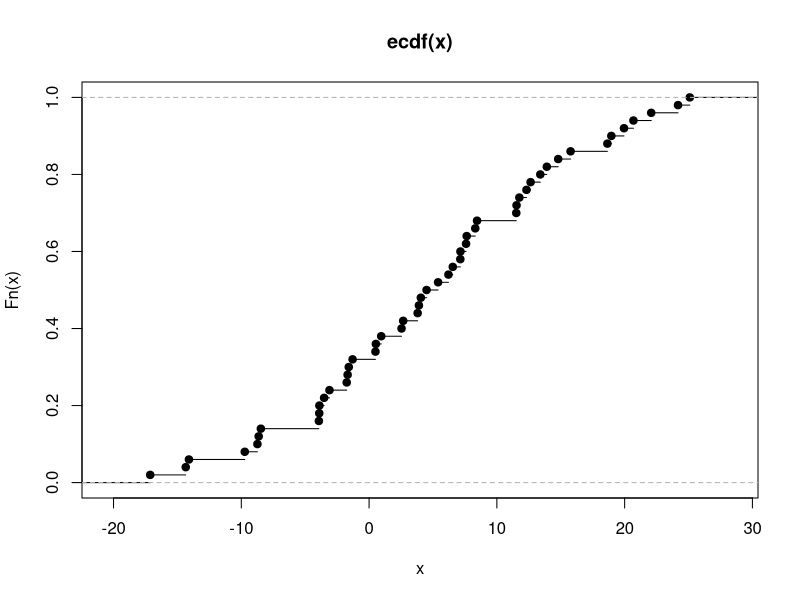
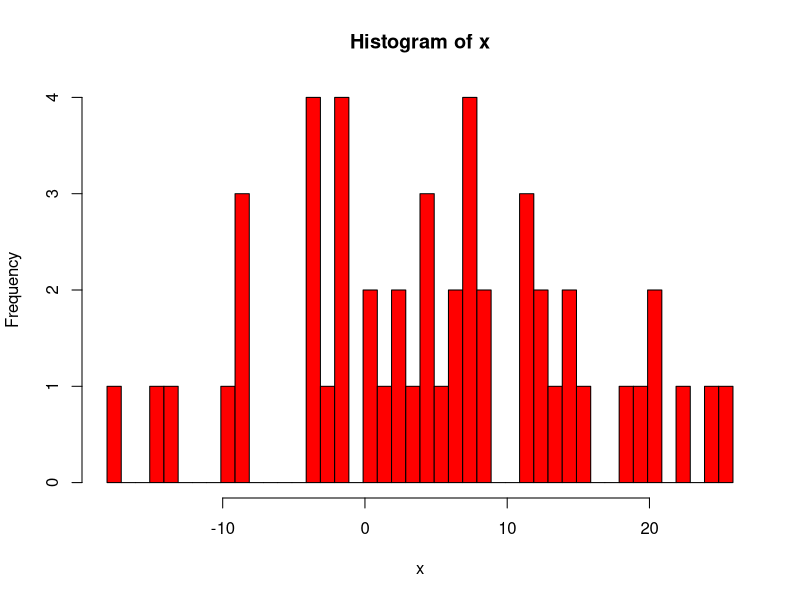
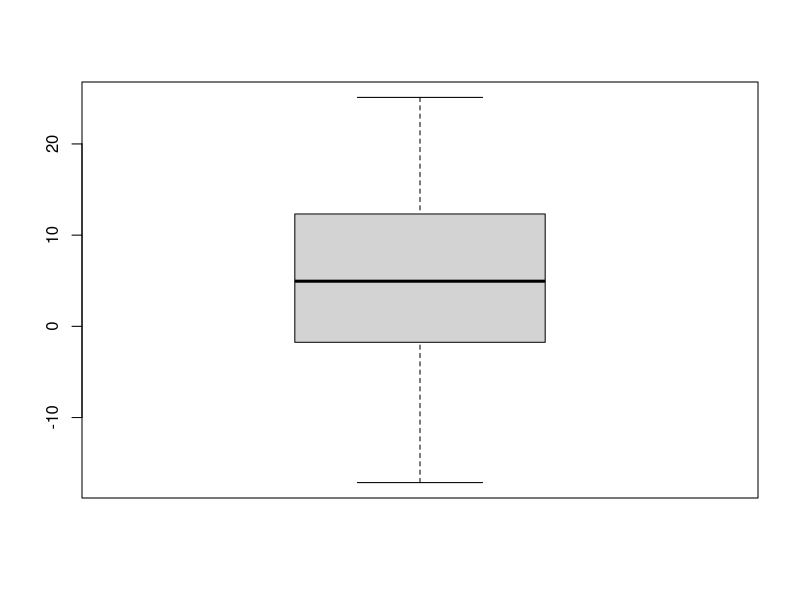

Here is the R script that generated these plots, in order:
#Вариант 4.
###############################################################
###############################################################
# N. 2.
###############################################################
###############################################################

#Данные эксперимента
a2 = 0.02; c = 3.00; d = 15.00; h = 4.00; a0 = 5.00; sigma0 = 10.00; a1 = -28.00; sigma1 = 10.00;
x<-c(3.90, -3.89, 12.32, 15.77, -17.13, 13.91, -1.68, -3.93, 24.18, -1.29, -8.47, 0.50, 18.96, 7.59, 20.69, 19.95, 11.54, 0.53, -3.10, -14.35, 
      -1.59, 3.80, -14.10, -8.74, 18.65, 7.64, 7.14, 22.08, 14.80, 25.10, 0.95, 7.15, 2.67, 11.76, -3.90, 4.05, 8.45, 6.55, 2.54, -9.73, 11.52, 8.31, 
      13.40, 4.50, -1.75, 5.40, -3.52, -8.64, 12.64, 6.21);
################################################################
#а.1. Получим вариационный ряд
x<-sort(x); x

#a.2. Эмпириеская функция распределения, принимающая в точке x значение, 
#равное отношению числа наблюдений, меньших x, к общему числу наблюдений
empirical_function<-function(x,t){z<-x[x<t]; length(z)/length(x)};
#её график
plot(ecdf(x));

#a.3. Построим гистограмму частот от -1 до 6 с шагом 1.
#Значения попавшие на границу интерваловбудут отнесены в правый интервалл
hist(x,breaks=c(min(x-1):max(x+1)),freq=TRUE,right=TRUE,col="red");


################################################################
#b.1. Вычислим математическое ожидание
mean<-sum(x)/length(x); mean;

#b.2. Вычислим дисперсию
var<-sum(x^2)/length(x)-mean^2; var;

#b.3. Вычислим медиану
sqd<-sqrt(var);
#график 1-3
boxplot(x)

#b.4. Вычислим асимметрию
asm<-sum((x-mean)^3)/length(x)/var^(3/2); asm;

#b.5. Вычислим эксцесс
exc<-sum((x-mean)^4)/length(x)/var^2-3; exc;

#b.6. Вычислим вероятность P(X принадлеж [c, d]
Pab<- length(x[c <= x & x <= d]) /  length(x); Pab;


################################################################
#Предположим, что исходные наблюдения являются выборкой из норм. распределения
#c.1. Построим оценку максимального правдоподбия параметров (a, sigma^2)

################################################################
#d. Построить асимптотический доверительный интервал уровня значимости a2 для параметров (a, sigma^2)


################################################################
#e.1 С использованием теоремы Колмогорова построить критерий значимости проверки простой гипотезы согласия 
#с нормальным распределением с параметрами (a0, sigma0^2).

#e.2. Проверить гипотезу на уровне значимости a2. Вычислить наибольшее значение уровня значимости,
#на котором нет оснований отвергнуть данную гипотезу.


################################################################
#f.1. Используя гистограмму частот, построить критерий значимости Xi^2 проверки простой 
#гипотезы согласия с норм. распределением с параметром (a0, sigma0^2).

#f.2. Проверить гипотезу на уровне значимости a2.

#f.3. Вычислить наибольшее значение уровня значимости, на котором еще нет оснований отвергнуть данную гипотезу.


################################################################
#g.1. Построить критерий значимости Xi^2 проверки сложной гипотезы согласия с норм. распределением. 

#g.2. Проверить гипотезу на уровне значимости a1. 

#Вычислить наибольшее значение уровня значимости, 
#на котором еще нет оснований отвергнуть данную гипотезу.


################################################################
#h.1. Построить наиболее мощный критерий проверки простой гипотезы нормальности с параметром (a, sigma^2)=(a0, sigma0^2), при альтернативе
#нормальности с параметром (a, sigma^2)=(a1, sigma1^2),

#h.2. Проверить гипотезу на уровне значимости a2. Что получается, если поменять местами основную и альтернативную гипотезы?


################################################################